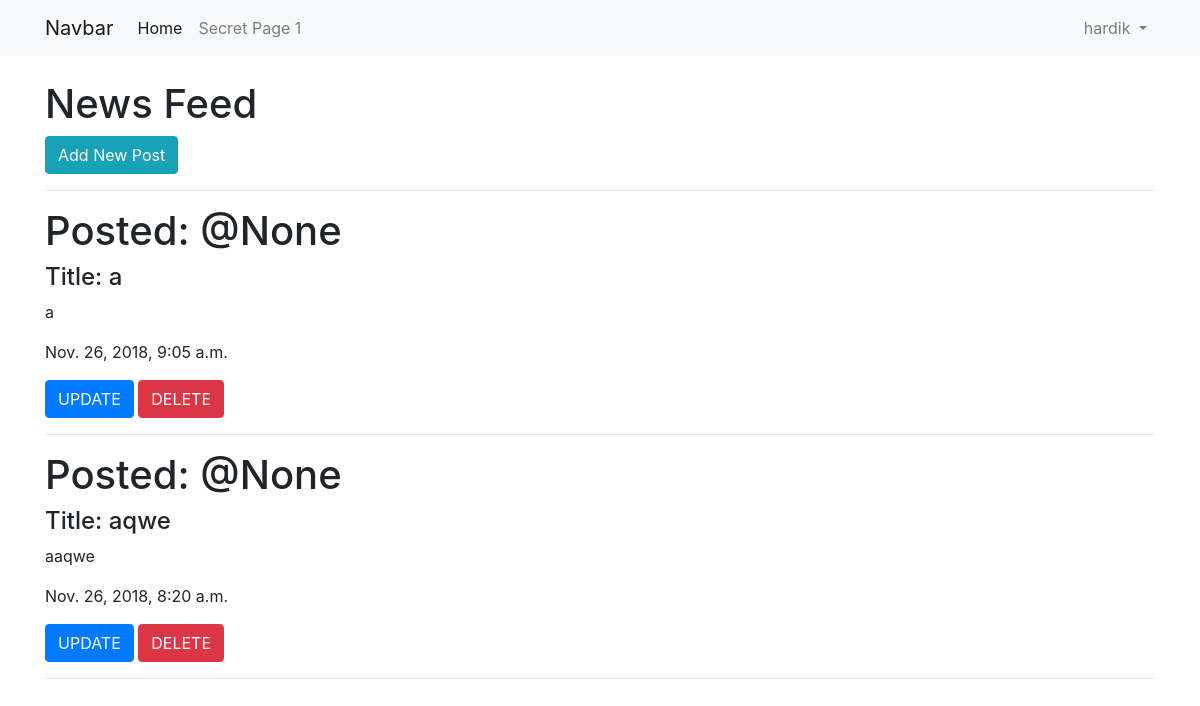
The page / (signed in) on the database as committed earlier.
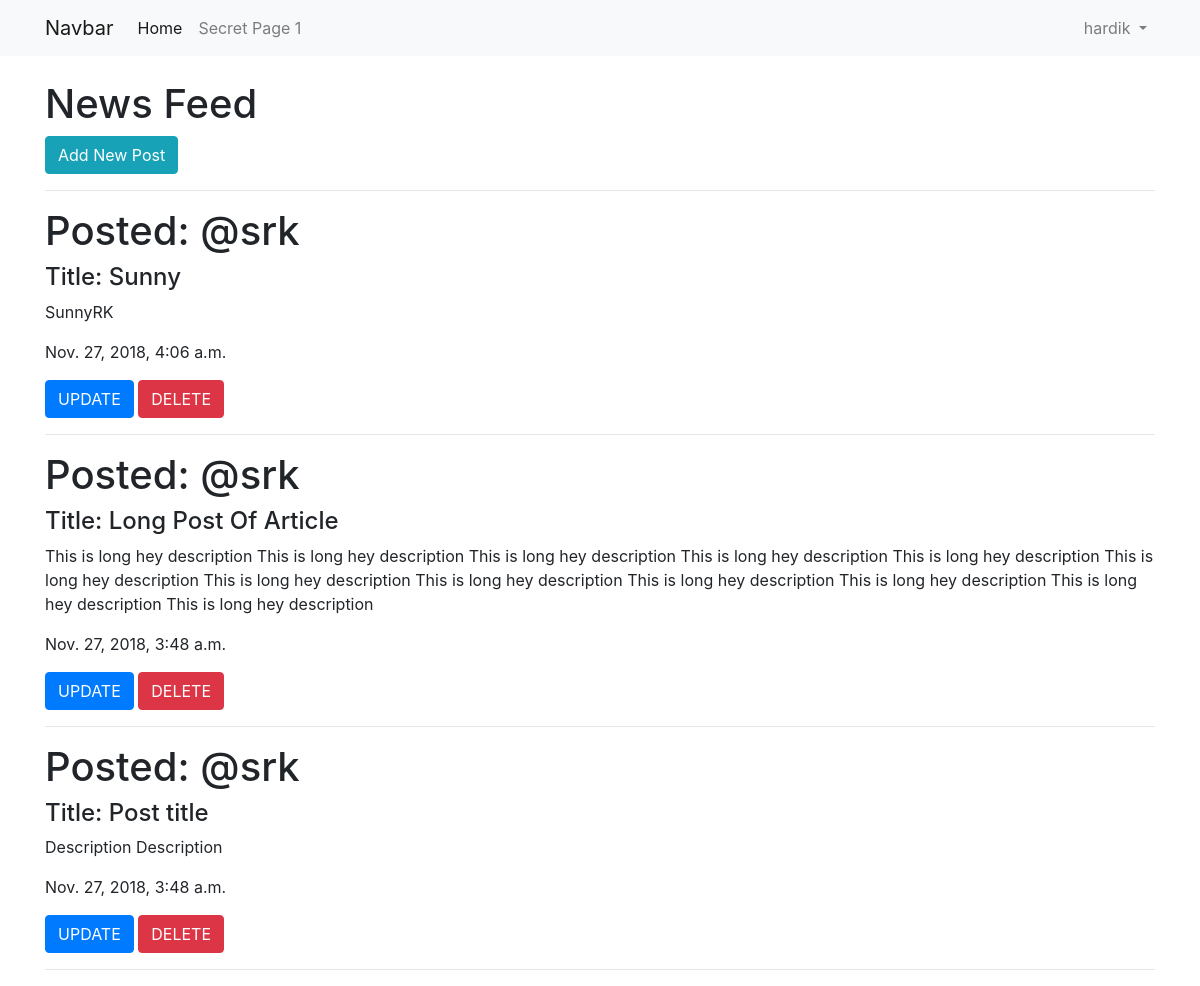
The same page on the database as committed later.
### app/models.py (models this page shows, shortened)
class Post(models.Model):
    author = models.ForeignKey(User, on_delete=models.SET_NULL, null=True)
    title = models.CharField(max_length = 200)
    description = models.CharField(max_length = 500)
    create_date = models.DateTimeField(default=timezone.now())
    upload = models.ImageField(upload_to='media/%Y/%m/%d/',blank=True)
    class Meta:
        ordering = ('-id',)

### app/views.py (the view)
# urls.py: path('',views.home, name="home"),
@login_required
def home(request):
    posts = Post.objects.all()
    return render(request,"home.html",{'posts':posts})

### app/templates/home.html
{% extends "base.html" %}
{% block content %}
    <h1>News Feed</h1>
    <a href="{% url 'app:addpost' %}"><button type="button" class="btn btn-info" >Add New Post</button></a>
    <hr>
    <p>
        {% for post in posts %}
            <h1>Posted: @{{post.author}}</h1>
            <div>
              <h4>Title: {{post.title}}</h4>
              <p>{{post.description}}</p>
              <p>{{post.create_date}}</p>
              <a href="{% url 'app:updatepost' post.id%}"><button type="button" class="btn btn-primary" >UPDATE</button></a>
              <a href="{% url 'app:deletepost' post.id%}"><button type="button" class="btn btn-danger" >DELETE</button></a>
          </div>
            <hr>
        {% endfor %}
    </p>
{% endblock %}

### app/templates/base.html (shortened to what this page needs)
<!doctype html>
<html lang="en">
  <head>
    <link rel="stylesheet" href="https://stackpath.bootstrapcdn.com/bootstrap/4.1.3/css/bootstrap.min.css">
  </head>
  <body>
        <nav class="navbar navbar-expand-lg navbar-light bg-light mb-4">
            <div class="container">
                {% if user.is_authenticated %}
                <a class="navbar-brand" href="{% url 'app:home' %}">Navbar</a>
                <div class="collapse navbar-collapse" id="navbarSupportedContent">
                  <ul class="navbar-nav mr-auto">
                    <li class="nav-item active">
                            <a class="nav-link" href="{% url 'app:home' %}">Home</a>
                    </li>
                        <li class="nav-item">
                                <a class="nav-link" href="{% url 'app:secret' %}">Secret Page 1</a>
                        </li>
                    {% endif %}
                  </ul>
                    {% if user.is_authenticated %}
                        <ul class="navbar-nav">
                            <li class="nav-item dropdown">
                              <a class="nav-link dropdown-toggle" href="#" id="navbarDropdown" role="button" data-toggle="dropdown" aria-haspopup="true" aria-expanded="false">
                                {{user.username}}
                              </a>
                            </li>
                        </ul>
                    {% else %}
                    <form class="form-inline my-2 my-lg-0"></form>
                        <a href="{% url 'login' %}" class="btn btn-outline-secondary">Login</a>
                        <a href="{% url 'signup' %}" class="btn btn-primary ml-3">Signup</a>
                    </form>
                    {% endif %}
                </div>
            </div>
        </nav>
            <div class="container">
                {% block content %}
                {% endblock %}
            </div>
  </body>
</html>

Rows that differ between the two databases and show on the page:
removed Post: author "None", title "a", description "a", create_date "Nov. 26, 2018, 9:05 a.m."
removed Post: author "None", title "aqwe", description "aaqwe", create_date "Nov. 26, 2018, 8:20 a.m."
added Post: author "srk", title "Sunny", description "SunnyRK", create_date "Nov. 27, 2018, 4:06 a.m."
added Post: author "srk", title "Long Post Of Article", description "This is long hey description This is long hey description This is long hey description This is long hey description This is long hey description This is long hey description This is long hey description This is long hey description This is long hey description This is long hey description This is long hey description This is long hey description", create_date "Nov. 27, 2018, 3:48 a.m."
added Post: author "srk", title "Post title", description "Description Description", create_date "Nov. 27, 2018, 3:48 a.m."
